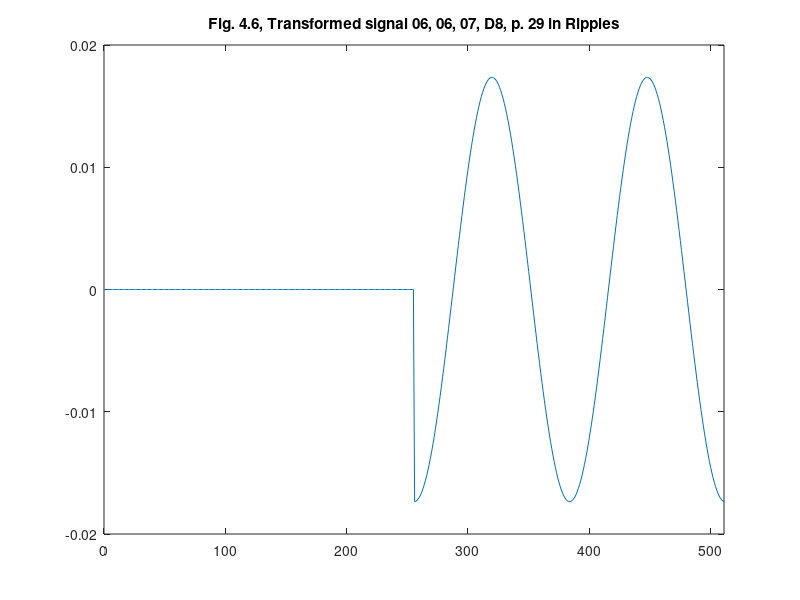
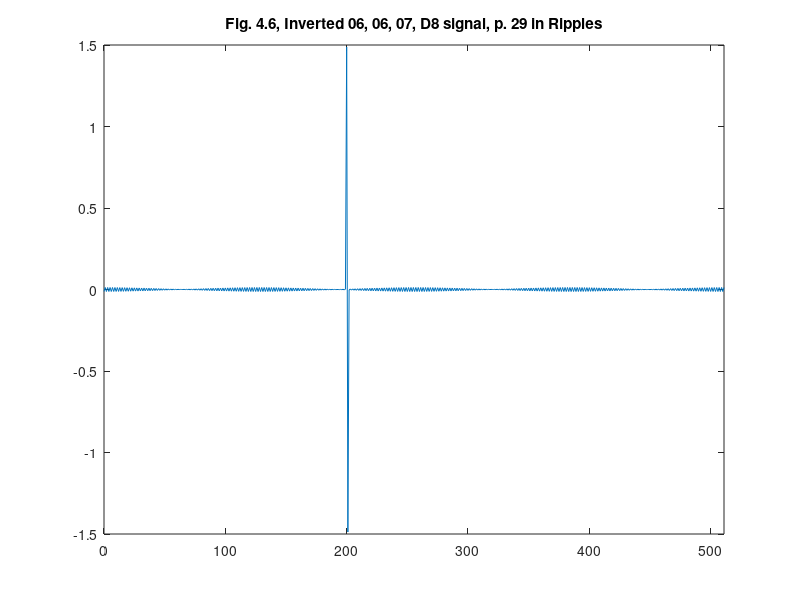

Reproduce these figures in MATLAB, in order.
%% ========================================================================
%% Programmatic octave notes on "Ripples in Mathematics" by A. Jensen
%% and A. la Cour-Harbo written with a deep gratitude to the authors for
%% this wonderful text. I added a few graphs to help me visualize Fig. 4.6.
%% 
%% Reconstruction of graphs on p.29, Ch 04.
%%
%% Author: Vladimir Kulyukin
%% 
%% NB: I have tested this code in Octave, not Matlab.
%%
%% The numbers below were computed by my Java OneDHaar class methods
%% available at https://github.com/VKEDCO/java/blob/master/haar/org.vkedco.wavelets.haar/OneDHaar.java &
%% https://github.com/VKEDCO/java/blob/master/haar/org.vkedco.wavelets.tests/RipplesInMathCh04.java
%% =========================================================================


t = [0:511];

y_fig_4_6_s06_d06_d07_d8 = [
0.0
0.0
0.0
0.0
0.0
0.0
0.0
0.0
0.0
0.0
0.0
0.0
0.0
0.0
0.0
0.0
0.0
0.0
0.0
0.0
0.0
0.0
0.0
0.0
0.0
0.0
0.0
0.0
0.0
0.0
0.0
0.0
0.0
0.0
0.0
0.0
0.0
0.0
0.0
0.0
0.0
0.0
0.0
0.0
0.0
0.0
0.0
0.0
0.0
0.0
0.0
0.0
0.0
0.0
0.0
0.0
0.0
0.0
0.0
0.0
0.0
0.0
0.0
0.0
0.0
0.0
0.0
0.0
0.0
0.0
0.0
0.0
0.0
0.0
0.0
0.0
0.0
0.0
0.0
0.0
0.0
0.0
0.0
0.0
0.0
0.0
0.0
0.0
0.0
0.0
0.0
0.0
0.0
0.0
0.0
0.0
0.0
0.0
0.0
0.0
0.0
0.0
0.0
0.0
0.0
0.0
0.0
0.0
0.0
0.0
0.0
0.0
0.0
0.0
0.0
0.0
0.0
0.0
0.0
0.0
0.0
0.0
0.0
0.0
0.0
0.0
0.0
0.0
0.0
0.0
0.0
0.0
0.0
0.0
0.0
0.0
0.0
0.0
0.0
0.0
0.0
0.0
0.0
0.0
0.0
0.0
0.0
0.0
0.0
0.0
0.0
0.0
0.0
0.0
0.0
0.0
0.0
0.0
0.0
0.0
0.0
0.0
0.0
0.0
0.0
0.0
0.0
0.0
0.0
0.0
0.0
0.0
0.0
0.0
0.0
0.0
0.0
0.0
0.0
0.0
0.0
0.0
0.0
0.0
0.0
0.0
0.0
0.0
0.0
0.0
0.0
0.0
0.0
0.0
0.0
0.0
0.0
0.0
0.0
0.0
0.0
0.0
0.0
0.0
0.0
0.0
0.0
0.0
0.0
0.0
0.0
0.0
0.0
0.0
0.0
0.0
0.0
0.0
0.0
0.0
0.0
0.0
0.0
0.0
0.0
0.0
0.0
0.0
0.0
0.0
0.0
0.0
0.0
0.0
0.0
0.0
0.0
0.0
0.0
0.0
0.0
0.0
0.0
0.0
0.0
0.0
0.0
0.0
0.0
0.0
0.0
0.0
0.0
0.0
0.0
0.0
-0.017353269107199996
-0.017321916522383546
-0.017248833923443972
-0.01713419737276341
-0.01697828303983344
-0.016781466535938518
-0.016544222009275723
-0.016267121002689743
-0.01595083107677686
-0.015596114201672194
-0.015203824921397496
-0.014774908295189326
-0.014310397620768977
-0.01381141194503726
-0.013279153368193254
-0.012714904147768758
-0.012120023609558276
-0.011495944872883619
-0.010844171398084385
-0.010166273364549937
-0.009463883888019765
-0.008738695086265102
-0.007992454002628522
-0.007226958397243124
-0.006444052416071981
-0.005645622148198233
-0.004833591082071319
-0.004009915471655274
-0.003176579623640764
-0.002335591117077376
-0.0014889759669394682
-6.387737432781892E-4
2.129673422805805E-4
0.001064195370858105
0.0019128596595747276
0.002756915701824673
0.0035943300926715572
0.004423085427499176
0.005241185162115423
0.006046658422602499
0.006837564753324707
0.007611998791656501
0.008368094858166473
0.009104031451204694
0.00981803563505819
0.010508387311108232
0.011173423361699932
0.011811541656736901
0.012421204913353977
0.013000944399365983
0.013549363471571175
0.014065140940389582
0.014547034252721722
0.014993882485369262
0.01540460914180061
0.015778224745524917
0.016113829223828053
0.016410614076126505
0.016667864321714947
0.016884960222220188
0.017061378774602554
0.017196694971116006
0.017290582823191777
0.017342816146770284
0.017353269107199934
0.017321916522383803
0.017248833923443913
0.017134197372763352
0.01697828303983336
0.016781466535938476
0.016544222009275644
0.016267121002689743
0.015950831076776823
0.015596114201672468
0.015203824921397416
0.014774908295189248
0.014310397620769135
0.01381141194503726
0.013279153368193254
0.01271490414776868
0.012120023609558198
0.01149594487288354
0.010844171398084307
0.010166273364549859
0.009463883888019843
0.00873869508626518
0.007992454002628444
0.007226958397243124
0.006444052416072216
0.005645622148198233
0.004833591082071398
0.004009915471655196
0.003176579623640764
0.002335591117077533
0.0014889759669393897
6.387737432781892E-4
-2.129673422805805E-4
-0.001064195370858105
-0.001912859659574649
-0.0027569157018245945
-0.0035943300926715572
-0.004423085427499097
-0.005241185162115344
-0.006046658422602421
-0.006837564753324707
-0.007611998791656344
-0.008368094858166473
-0.009104031451204773
-0.009818035635058111
-0.010508387311108624
-0.011173423361699854
-0.011811541656736901
-0.012421204913353977
-0.013000944399365747
-0.013549363471571175
-0.014065140940389582
-0.014547034252721644
-0.014993882485369262
-0.015404609141800573
-0.015778224745524917
-0.016113829223828643
-0.01641061407612619
-0.016667864321714947
-0.016884960222220188
-0.017061378774602242
-0.01719669497111664
-0.017290582823191777
-0.017342816146770287
-0.017353269107199937
-0.017321916522383487
-0.017248833923443924
-0.017134197372763352
-0.01697828303983336
-0.016781466535938438
-0.016544222009275644
-0.016267121002689705
-0.015950831076776823
-0.015596114201672194
-0.015203824921397416
-0.014774908295189248
-0.01431039762076882
-0.013811411945037731
-0.013279153368193254
-0.012714904147768758
-0.012120023609558198
-0.011495944872883619
-0.010844171398084385
-0.010166273364549859
-0.009463883888019765
-0.008738695086265102
-0.007992454002628444
-0.007226958397243045
-0.006444052416072216
-0.005645622148198233
-0.004833591082071398
-0.004009915471655274
-0.003176579623640764
-0.0023355911170774546
-0.0014889759669393897
-6.387737432781892E-4
2.129673422805805E-4
0.001064195370858105
0.001912859659574649
0.0027569157018247515
0.0035943300926717142
0.004423085427499333
0.005241185162115187
0.006046658422602185
0.006837564753324471
0.00761199879165603
0.00836809485816616
0.009104031451205008
0.009818035635058425
0.010508387311108624
0.011173423361700324
0.011811541656737293
0.01242120491335437
0.013000944399365277
0.013549363471570703
0.014065140940389034
0.014547034252721094
0.014993882485369812
0.015404609141801123
0.015778224745525503
0.016113829223828605
0.01641061407612678
0.016667864321715537
0.016884960222219577
0.01706137877460163
0.017196694971115385
0.01729058282319115
0.017342816146769663
0.017353269107200565
0.01732191652238411
0.01724883392344454
0.01713419737276398
0.016978283039833987
0.016781466535939066
0.016544222009275016
0.016267121002689115
0.015950831076776233
0.015596114201671644
0.015203824921396868
0.014774908295189798
0.01431039762076937
0.013811411945037731
0.013279153368193648
0.01271490414776923
0.012120023609557728
0.011495944872883149
0.010844171398083913
0.010166273364549467
0.00946388388801945
0.008738695086265494
0.00799245400262868
0.007226958397243359
0.006444052416072216
0.00564562214819839
0.004833591082071555
0.004009915471655117
0.003176579623640607
0.0023355911170772972
0.0014889759669393112
6.387737432781107E-4
-2.129673422805805E-4
-0.001064195370858105
-0.0019128596595747276
-0.0027569157018247515
-0.0035943300926717142
-0.004423085427499333
-0.005241185162115187
-0.006046658422602185
-0.006837564753324471
-0.00761199879165603
-0.008368094858166081
-0.009104031451205087
-0.009818035635058425
-0.010508387311108546
-0.011173423361700246
-0.011811541656737371
-0.012421204913354448
-0.013000944399365277
-0.01354936347157078
-0.014065140940389034
-0.014547034252721094
-0.014993882485369812
-0.015404609141801123
-0.015778224745525503
-0.016113829223828605
-0.01641061407612678
-0.016667864321715537
-0.016884960222219556
-0.01706137877460163
-0.017196694971115395
-0.01729058282319115
-0.017342816146769656
];

figure;
plot(t, y_fig_4_6_s06_d06_d07_d8);
xlim([0 511]);
title('Fig. 4.6, Transformed signal 06, 06, 07, D8, p. 29 in Ripples');

y_fig_4_6_s06_d06_d07_d8_inverted = [
-0.012270614261456144
0.012270614261456144
-0.012248444636124706
0.012248444636124706
-0.012196767434827796
0.012196767434827796
-0.012115707152469735
0.012115707152469735
-0.012005459070370775
0.012005459070370775
-0.011866288785817247
0.011866288785817247
-0.011698531572214593
0.011698531572214593
-0.011502591571384028
0.011502591571384028
-0.01127894081995004
0.01127894081995004
-0.011028118112162227
0.011028118112162227
-0.010750727701893198
0.010750727701893198
-0.010447437846937746
0.010447437846937746
-0.01011897919912158
0.01011897919912158
-0.009766143044096731
0.009766143044096731
-0.009389779395065634
0.009389779395065634
-0.00899079494502425
0.00899079494502425
-0.008570150882459715
0.008570150882459715
-0.00812886057576273
0.00812886057576273
-0.007667987131934673
0.007667987131934673
-0.007188640835469439
0.007188640835469439
-0.006691976473580885
0.006691976473580885
-0.006179190554219616
0.006179190554219616
-0.005651518423580193
0.005651518423580193
-0.005110231290043676
0.005110231290043676
-0.004556633161726054
0.004556633161726054
-0.003992057705007934
0.003992057705007934
-0.003417865031615452
0.003417865031615452
-0.0028354384219922975
0.0028354384219922975
-0.0022461809928553955
0.0022461809928553955
-0.0016515123169644765
0.0016515123169644765
-0.0010528650032466946
0.0010528650032466946
-4.516812455159225E-4
4.516812455159225E-4
1.5059065189787502E-4
-1.5059065189787502E-4
7.524997632410989E-4
-7.524997632410989E-4
0.0013525960367434808
-0.0013525960367434808
0.0019494337879198962
-0.0019494337879198962
0.0025415751823509303
-0.0025415751823509303
0.003127593699552067
-0.003127593699552067
0.0037060775695861303
-0.0037060775695861303
0.00427563317414098
-0.00427563317414098
0.004834888403878024
-0.004834888403878024
0.005382495963964118
-0.005382495963964118
0.0059171366198217945
-0.0059171366198217945
0.006437522375282444
-0.006437522375282444
0.006942399575480818
-0.006942399575480818
0.007430551927019302
-0.007430551927019302
0.007900803428126213
-0.007900803428126213
0.008352021201746052
-0.008352021201746052
0.00878311822474026
-0.00878311822474026
0.009193055946620954
-0.009193055946620954
0.009580846791509279
-0.009580846791509279
0.009945556537294009
-0.009945556537294009
0.010286306566252512
-0.010286306566252512
0.010602275981718812
-0.010602275981718812
0.010892703585695496
-0.010892703585695496
0.011156889712646058
-0.011156889712646058
0.011394197915050778
-0.011394197915050778
0.011604056496664463
-0.011604056496664463
0.011785959889781955
-0.011785959889781955
0.01193946987319701
-0.01193946987319701
0.012064216627913696
-0.012064216627913696
0.012159899628072728
-0.012159899628072728
0.012226288364946545
-0.012226288364946545
0.01226322290225282
-0.01226322290225282
0.012270614261456099
-0.012270614261456099
0.012248444636124886
-0.012248444636124886
0.012196767434827754
-0.012196767434827754
0.012115707152469693
-0.012115707152469693
0.01200545907037072
-0.01200545907037072
0.011866288785817218
-0.011866288785817218
0.011698531572214538
-0.011698531572214538
0.011502591571384028
-0.011502591571384028
0.011278940819950012
-0.011278940819950012
0.011028118112162422
-0.011028118112162422
0.010750727701893142
-0.010750727701893142
0.01044743784693769
-0.01044743784693769
0.010118979199121692
-0.010118979199121692
0.009766143044096731
-0.009766143044096731
0.009389779395065634
-0.009389779395065634
0.008990794945024194
-0.008990794945024194
0.00857015088245966
-0.00857015088245966
0.008128860575762675
-0.008128860575762675
0.007667987131934617
-0.007667987131934617
0.007188640835469384
-0.007188640835469384
0.00669197647358094
-0.00669197647358094
0.006179190554219671
-0.006179190554219671
0.0056515184235801375
-0.0056515184235801375
0.005110231290043676
-0.005110231290043676
0.00455663316172622
-0.00455663316172622
0.003992057705007934
-0.003992057705007934
0.003417865031615508
-0.003417865031615508
0.0028354384219922424
-0.0028354384219922424
0.0022461809928553955
-0.0022461809928553955
0.0016515123169645873
-0.0016515123169645873
0.0010528650032466391
-0.0010528650032466391
4.516812455159225E-4
-4.516812455159225E-4
-1.5059065189787502E-4
1.5059065189787502E-4
-7.524997632410989E-4
7.524997632410989E-4
-0.0013525960367434253
0.0013525960367434253
-0.0019494337879198407
0.0019494337879198407
1.4878510650192642
-1.4878510650192642
-0.003127593699552011
0.003127593699552011
-0.003706077569586075
0.003706077569586075
-0.004275633174140925
0.004275633174140925
-0.004834888403878024
0.004834888403878024
-0.005382495963964007
0.005382495963964007
-0.0059171366198217945
0.0059171366198217945
-0.006437522375282501
0.006437522375282501
-0.006942399575480762
0.006942399575480762
-0.007430551927019579
0.007430551927019579
-0.007900803428126157
0.007900803428126157
-0.008352021201746052
0.008352021201746052
-0.00878311822474026
0.00878311822474026
-0.009193055946620787
0.009193055946620787
-0.009580846791509279
0.009580846791509279
-0.009945556537294009
0.009945556537294009
-0.010286306566252457
0.010286306566252457
-0.010602275981718812
0.010602275981718812
-0.010892703585695468
0.010892703585695468
-0.011156889712646058
0.011156889712646058
-0.011394197915051196
0.011394197915051196
-0.011604056496664239
0.011604056496664239
-0.011785959889781955
0.011785959889781955
-0.01193946987319701
0.01193946987319701
-0.012064216627913476
0.012064216627913476
-0.012159899628073177
0.012159899628073177
-0.012226288364946545
0.012226288364946545
-0.012263222902252822
0.012263222902252822
-0.012270614261456102
0.012270614261456102
-0.012248444636124664
0.012248444636124664
-0.012196767434827761
0.012196767434827761
-0.012115707152469693
0.012115707152469693
-0.01200545907037072
0.01200545907037072
-0.011866288785817192
0.011866288785817192
-0.011698531572214538
0.011698531572214538
-0.011502591571384002
0.011502591571384002
-0.011278940819950012
0.011278940819950012
-0.011028118112162227
0.011028118112162227
-0.010750727701893142
0.010750727701893142
-0.01044743784693769
0.01044743784693769
-0.01011897919912147
0.01011897919912147
-0.009766143044097064
0.009766143044097064
-0.009389779395065634
0.009389779395065634
-0.00899079494502425
0.00899079494502425
-0.00857015088245966
0.00857015088245966
-0.00812886057576273
0.00812886057576273
-0.007667987131934673
0.007667987131934673
-0.007188640835469384
0.007188640835469384
-0.006691976473580885
0.006691976473580885
-0.006179190554219616
0.006179190554219616
-0.0056515184235801375
0.0056515184235801375
-0.005110231290043621
0.005110231290043621
-0.00455663316172622
0.00455663316172622
-0.003992057705007934
0.003992057705007934
-0.003417865031615508
0.003417865031615508
-0.0028354384219922975
0.0028354384219922975
-0.0022461809928553955
0.0022461809928553955
-0.001651512316964532
0.001651512316964532
-0.0010528650032466391
0.0010528650032466391
-4.516812455159225E-4
4.516812455159225E-4
1.5059065189787502E-4
-1.5059065189787502E-4
7.524997632410989E-4
-7.524997632410989E-4
0.0013525960367434253
-0.0013525960367434253
0.0019494337879199517
-0.0019494337879199517
0.0025415751823510413
-0.0025415751823510413
0.003127593699552178
-0.003127593699552178
0.003706077569585964
-0.003706077569585964
0.004275633174140758
-0.004275633174140758
0.004834888403877857
-0.004834888403877857
0.005382495963963785
-0.005382495963963785
0.0059171366198215725
-0.0059171366198215725
0.006437522375282666
-0.006437522375282666
0.006942399575480984
-0.006942399575480984
0.007430551927019579
-0.007430551927019579
0.00790080342812649
-0.00790080342812649
0.008352021201746329
-0.008352021201746329
0.008783118224740538
-0.008783118224740538
0.009193055946620454
-0.009193055946620454
0.009580846791508946
-0.009580846791508946
0.00994555653729362
-0.00994555653729362
0.010286306566252068
-0.010286306566252068
0.0106022759817192
-0.0106022759817192
0.010892703585695857
-0.010892703585695857
0.011156889712646473
-0.011156889712646473
0.011394197915051169
-0.011394197915051169
0.011604056496664655
-0.011604056496664655
0.011785959889782371
-0.011785959889782371
0.011939469873196579
-0.011939469873196579
0.012064216627913044
-0.012064216627913044
0.012159899628072289
-0.012159899628072289
0.012226288364946103
-0.012226288364946103
0.01226322290225238
-0.01226322290225238
0.012270614261456547
-0.012270614261456547
0.012248444636125105
-0.012248444636125105
0.012196767434828198
-0.012196767434828198
0.012115707152470137
-0.012115707152470137
0.012005459070371163
-0.012005459070371163
0.011866288785817636
-0.011866288785817636
0.011698531572214094
-0.011698531572214094
0.011502591571383584
-0.011502591571383584
0.011278940819949596
-0.011278940819949596
0.011028118112161839
-0.011028118112161839
0.010750727701892754
-0.010750727701892754
0.010447437846938079
-0.010447437846938079
0.010118979199121858
-0.010118979199121858
0.009766143044097064
-0.009766143044097064
0.009389779395065911
-0.009389779395065911
0.008990794945024583
-0.008990794945024583
0.008570150882459326
-0.008570150882459326
0.008128860575762398
-0.008128860575762398
0.007667987131934339
-0.007667987131934339
0.007188640835469107
-0.007188640835469107
0.006691976473580663
-0.006691976473580663
0.006179190554219893
-0.006179190554219893
0.005651518423580304
-0.005651518423580304
0.005110231290043843
-0.005110231290043843
0.00455663316172622
-0.00455663316172622
0.003992057705008045
-0.003992057705008045
0.003417865031615619
-0.003417865031615619
0.0028354384219921864
-0.0028354384219921864
0.0022461809928552845
-0.0022461809928552845
0.0016515123169644206
-0.0016515123169644206
0.0010528650032465836
-0.0010528650032465836
4.5168124551586697E-4
-4.5168124551586697E-4
-1.5059065189787502E-4
1.5059065189787502E-4
-7.524997632410989E-4
7.524997632410989E-4
-0.0013525960367434808
0.0013525960367434808
-0.0019494337879199517
0.0019494337879199517
-0.0025415751823510413
0.0025415751823510413
-0.003127593699552178
0.003127593699552178
-0.003706077569585964
0.003706077569585964
-0.004275633174140758
0.004275633174140758
-0.004834888403877857
0.004834888403877857
-0.005382495963963785
0.005382495963963785
-0.005917136619821517
0.005917136619821517
-0.006437522375282723
0.006437522375282723
-0.006942399575480984
0.006942399575480984
-0.007430551927019524
0.007430551927019524
-0.007900803428126435
0.007900803428126435
-0.008352021201746385
0.008352021201746385
-0.008783118224740594
0.008783118224740594
-0.009193055946620454
0.009193055946620454
-0.009580846791509001
0.009580846791509001
-0.00994555653729362
0.00994555653729362
-0.010286306566252068
0.010286306566252068
-0.0106022759817192
0.0106022759817192
-0.010892703585695857
0.010892703585695857
-0.011156889712646473
0.011156889712646473
-0.011394197915051169
0.011394197915051169
-0.011604056496664655
0.011604056496664655
-0.011785959889782371
0.011785959889782371
-0.011939469873196563
0.011939469873196563
-0.012064216627913044
0.012064216627913044
-0.012159899628072297
0.012159899628072297
-0.012226288364946103
0.012226288364946103
-0.012263222902252376
0.012263222902252376
];

figure;
plot(t, y_fig_4_6_s06_d06_d07_d8_inverted );
xlim([0 511]);
title('Fig. 4.6, Inverted 06, 06, 07, D8 signal, p. 29 in Ripples');
